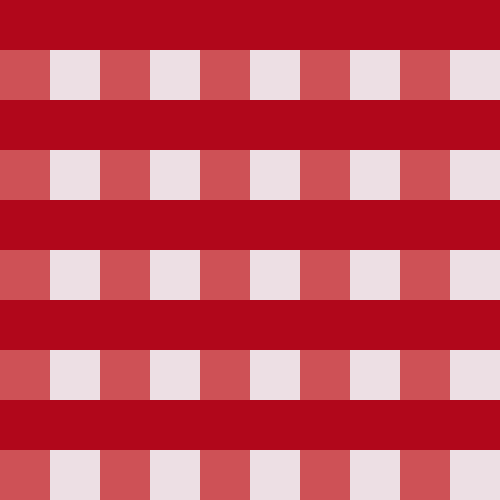
Frame 1 (no input)
Frame 2 (the mouse pressed at the canvas centre, redrawn once): identical to frame 1, image omitted

The p5.js sketch that drew this single still picture (run headless with seeded random() and noise() and a simulated clock; the mouse was pressed at the canvas centre and the sketch redrawn once):

// p5.js sketch
// ── sketch.js
//picnic blanket


function setup() {
  createCanvas(500, 500);
}

function draw() {
  background(0);

  img = createImage(10, 10);
  img.loadPixels();

  for (let y = 0; y < img.height; y++) {
    for (let x = 0; x < img.width; x++) {
      if (x%2==0){   
      let c = color(206, 81, 86)
      img.set(x, y, c)
      }
      
      if(x%2!=0){
      let c = color(237, 223, 228)
      img.set(x, y, c)
      }
      
      if (y%2==0){
      let c = color(177, 7, 27);
      img.set(x, y, c);
      }


    

    }
  }

  img.updatePixels();

  noSmooth();
  image(img, 0, 0, width, height);
  noLoop();
}
